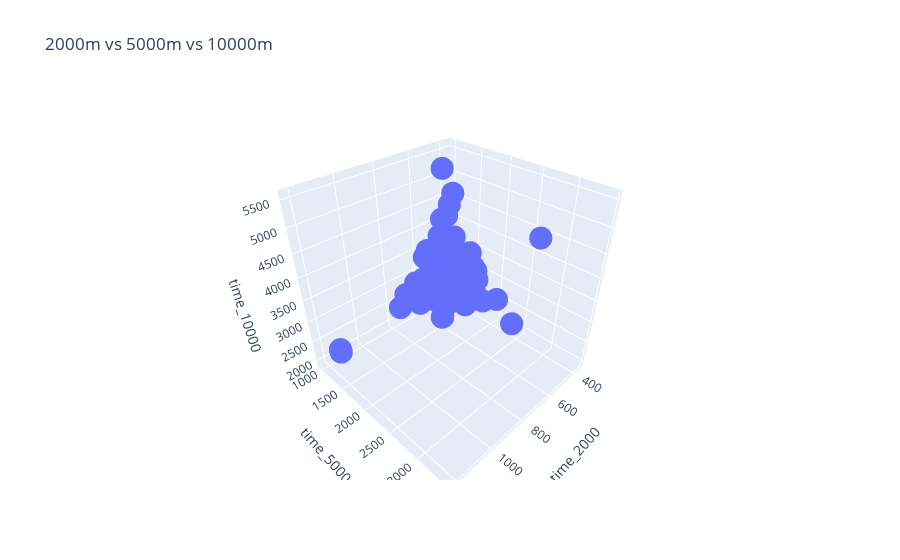

Source (notebook cell):
### Markdown cell above
## Visualise the Relationship Between the Workouts

### Code cell
fig = px.scatter_3d(pp_5_2_10.df, x="time_2000", y="time_5000", z="time_10000", title="2000m vs 5000m vs 10000m")

# fig.update_layout(
#     scene = dict(
#         xaxis = dict(nticks=4, range=[pp_5_2_10.df["time_2000"].min(),900],),
#         yaxis = dict(nticks=4, range=[pp_5_2_10.df["time_5000"].min(),2500],),
#         zaxis = dict(nticks=4, range=[pp_5_2_10.df["time_10000"].min(),5000],)))

fig.show()

### Figure 1 — Plotly figure (JSON) as saved in the notebook; plotly's stock layout.template omitted (floating-point values rounded to 4 significant figures; data arrays with more than 128 entries replaced by an {"elided": "..."} marker saying what was removed)
{"data": [{"hovertemplate": "time_2000=%{x}<br>time_5000=%{y}<br>time_10000=%{z}<extra></extra>", "legendgroup": "", "marker": {"color": "#636efa", "symbol": "circle"}, "mode": "markers", "name": "", "scene": "scene", "showlegend": false, "type": "scatter3d", "x": {"elided": "7133 float values"}, "y": {"elided": "7133 float values"}, "z": {"elided": "7133 float values"}}], "layout": {"legend": {"tracegroupgap": 0}, "scene": {"domain": {"x": [0, 1], "y": [0, 1]}, "xaxis": {"title": {"text": "time_2000"}}, "yaxis": {"title": {"text": "time_5000"}}, "zaxis": {"title": {"text": "time_10000"}}}, "title": {"text": "2000m vs 5000m vs 10000m"}}}
